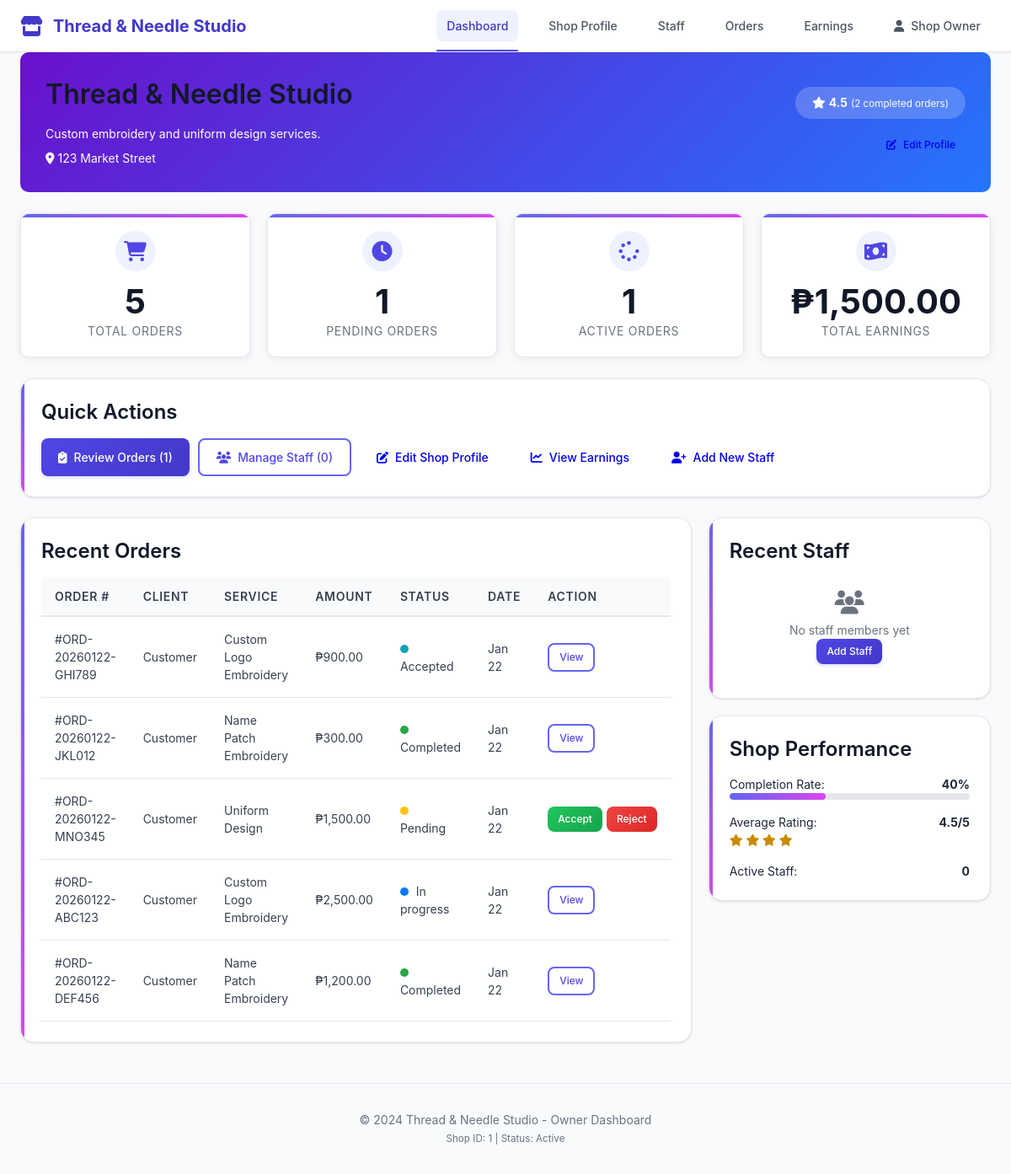
Page /owner/dashboard.php (signed in) on the committed database.
### tables this page shows
CREATE TABLE `shops` (
  `id` int(11) NOT NULL,
  `owner_id` int(11) NOT NULL,
  `shop_name` varchar(200) NOT NULL,
  `shop_description` text DEFAULT NULL,
  `address` text DEFAULT NULL,
  `phone` varchar(20) DEFAULT NULL,
  `email` varchar(100) DEFAULT NULL,
  `business_permit` varchar(100) DEFAULT NULL,
  `permit_file` varchar(255) DEFAULT NULL,
  `logo` varchar(255) DEFAULT NULL,
  `status` enum('pending','active','suspended') DEFAULT 'pending',
  `rating` decimal(3,2) DEFAULT 0.00,
  `total_orders` int(11) DEFAULT 0,
  `total_earnings` decimal(12,2) DEFAULT 0.00,
  `created_at` timestamp NOT NULL DEFAULT current_timestamp(),
  `updated_at` timestamp NOT NULL DEFAULT current_timestamp() ON UPDATE current_timestamp()
);

CREATE TABLE `orders` (
  `id` int(11) NOT NULL,
  `order_number` varchar(50) NOT NULL,
  `client_id` int(11) NOT NULL,
  `shop_id` int(11) NOT NULL,
  `service_type` varchar(100) NOT NULL,
  `design_description` text DEFAULT NULL,
  `quantity` int(11) DEFAULT 1,
  `price` decimal(10,2) DEFAULT NULL,
  `client_notes` text DEFAULT NULL,
  `status` enum('pending','accepted','in_progress','completed','cancelled') DEFAULT 'pending',
  `assigned_to` int(11) DEFAULT NULL,
  `progress` int(11) DEFAULT 0,
  `scheduled_date` date DEFAULT NULL,
  `shop_notes` text DEFAULT NULL,
  `design_file` varchar(255) DEFAULT NULL,
  `design_approved` tinyint(1) DEFAULT 0,
  `rating` tinyint(1) DEFAULT NULL,
  `payment_status` enum('unpaid','pending','paid','rejected') DEFAULT 'unpaid',
  `payment_verified_at` datetime DEFAULT NULL,
  `rating_title` varchar(150) DEFAULT NULL,
  `rating_comment` text DEFAULT NULL,
  `rating_submitted_at` datetime DEFAULT NULL,
  `revision_count` int(11) DEFAULT 0,
  `revision_notes` text DEFAULT NULL,
  `revision_requested_at` datetime DEFAULT NULL,
  `cancellation_reason` text DEFAULT NULL,
  `cancelled_at` datetime DEFAULT NULL,
  `completed_at` datetime DEFAULT NULL,
  `created_at` timestamp NOT NULL DEFAULT current_timestamp(),
  `updated_at` timestamp NOT NULL DEFAULT current_timestamp() ON UPDATE current_timestamp()
);

CREATE TABLE `users` (
  `id` int(11) NOT NULL,
  `fullname` varchar(100) DEFAULT NULL,
  `email` varchar(100) DEFAULT NULL,
  `password` varchar(255) DEFAULT NULL,
  `role` enum('sys_admin','owner','employee','client') DEFAULT 'client',
  `status` enum('active','inactive') DEFAULT 'active',
  `created_at` timestamp NOT NULL DEFAULT current_timestamp(),
  `email_verified` tinyint(1) DEFAULT 0,
  `phone` varchar(20) DEFAULT NULL,
  `phone_verified` tinyint(1) DEFAULT 0,
  `last_login` datetime DEFAULT NULL
);

### owner/dashboard.php (the view, shortened to what this page needs)
<?php
require_once '../config/db.php';
$owner_id = $_SESSION['user']['id'];
$shop_stmt = $pdo->prepare("SELECT * FROM shops WHERE owner_id = ?");
$shop_stmt->execute([$owner_id]);
$shop = $shop_stmt->fetch();
$shop_id = $shop['id'];
$stats_stmt = $pdo->prepare("
    SELECT
        (SELECT COUNT(*) FROM orders WHERE shop_id = ?) as total_orders,
        (SELECT COUNT(*) FROM orders WHERE shop_id = ? AND status = 'pending') as pending_orders,
        (SELECT COUNT(*) FROM orders WHERE shop_id = ? AND status = 'in_progress') as active_orders,
        (SELECT COUNT(*) FROM orders WHERE shop_id = ? AND status = 'completed') as completed_orders,
        (SELECT SUM(price) FROM orders WHERE shop_id = ? AND status = 'completed') as total_earnings,
        (SELECT COUNT(*) FROM shop_employees WHERE shop_id = ? AND status = 'active') as total_staff,
        (SELECT AVG(rating) FROM orders WHERE shop_id = ? AND rating IS NOT NULL) as avg_rating
");
$stats_stmt->execute([$shop_id, $shop_id, $shop_id, $shop_id, $shop_id, $shop_id, $shop_id]);
$stats = $stats_stmt->fetch();
$orders_stmt = $pdo->prepare("
    SELECT o.*, u.fullname as client_name
    FROM orders o
    JOIN users u ON o.client_id = u.id
    WHERE o.shop_id = ?
    ORDER BY o.created_at DESC
    LIMIT 5
");
$orders_stmt->execute([$shop_id]);
$recent_orders = $orders_stmt->fetchAll();
$employees_stmt = $pdo->prepare("
    SELECT se.*, u.fullname, u.email
    FROM shop_employees se
    JOIN users u ON se.user_id = u.id
    WHERE se.shop_id = ?
    ORDER BY se.created_at DESC
    LIMIT 3
");
$employees_stmt->execute([$shop_id]);
$recent_employees = $employees_stmt->fetchAll();
?>
<!DOCTYPE html>
<html lang="en">
<head>
    <link rel="stylesheet" href="../assets/css/style.css">
    <link rel="stylesheet" href="https://cdnjs.cloudflare.com/ajax/libs/font-awesome/6.4.0/css/all.min.css">
</head>
<body>
    <nav class="navbar">
        <div class="container d-flex justify-between align-center">
            <a href="dashboard.php" class="navbar-brand">
                <i class="fas fa-store"></i> <?php echo htmlspecialchars($shop['shop_name']); ?>
            </a>
            <ul class="navbar-nav">
                <li><a href="dashboard.php" class="nav-link active">Dashboard</a></li>
                <li><a href="shop_profile.php" class="nav-link">Shop Profile</a></li>
                <li><a href="manage_staff.php" class="nav-link">Staff</a></li>
                <li><a href="shop_orders.php" class="nav-link">Orders</a></li>
                <li><a href="earnings.php" class="nav-link">Earnings</a></li>
                <li class="dropdown">
                    <a href="#" class="nav-link dropdown-toggle">
                        <i class="fas fa-user"></i> <?php echo htmlspecialchars($_SESSION['user']['fullname']); ?>
                    </a>
                </li>
            </ul>
        </div>
    </nav>
    <div class="container">
        <div class="shop-header">
            <div class="d-flex justify-between align-center">
                <div>
                    <h2><?php echo htmlspecialchars($shop['shop_name']); ?></h2>
                    <p class="mb-0"><?php echo htmlspecialchars($shop['shop_description']); ?></p>
                    <div class="mt-2">
                        <i class="fas fa-map-marker-alt"></i> <?php echo htmlspecialchars($shop['address']); ?>
                    </div>
                </div>
                <div class="text-right">
                    <div class="shop-rating mb-3">
                        <i class="fas fa-star"></i>
                        <strong><?php echo number_format($stats['avg_rating'] ?? 0, 1); ?></strong>
                        <small>(<?php echo $stats['completed_orders']; ?> completed orders)</small>
                    </div>
                    <div>
                        <a href="shop_profile.php" class="btn btn-light btn-sm">
                            <i class="fas fa-edit"></i> Edit Profile
                        </a>
                    </div>
                </div>
            </div>
        </div>
        <div class="stats-grid">
            <div class="stat-card">
                <div class="stat-icon text-primary">
                    <i class="fas fa-shopping-cart"></i>
                </div>
                <div class="stat-number"><?php echo $stats['total_orders']; ?></div>
                <div class="stat-label">Total Orders</div>
            </div>
            <div class="stat-card">
                <div class="stat-icon text-warning">
                    <i class="fas fa-clock"></i>
                </div>
                <div class="stat-number"><?php echo $stats['pending_orders']; ?></div>
                <div class="stat-label">Pending Orders</div>
            </div>
            <div class="stat-card">
                <div class="stat-icon text-info">
                    <i class="fas fa-spinner"></i>
                </div>
                <div class="stat-number"><?php echo $stats['active_orders']; ?></div>
                <div class="stat-label">Active Orders</div>
            </div>
            <div class="stat-card">
                <div class="stat-icon text-success">
                    <i class="fas fa-money-bill-wave"></i>
                </div>
                <div class="stat-number">₱<?php echo number_format($stats['total_earnings'], 2); ?></div>
                <div class="stat-label">Total Earnings</div>
            </div>
        </div>
        <div class="card mb-4">
            <h3>Quick Actions</h3>
            <div class="d-flex flex-wrap" style="gap: 10px;">
                <a href="shop_orders.php?filter=pending" class="btn btn-primary">
                    <i class="fas fa-clipboard-check"></i> Review Orders (<?php echo $stats['pending_orders']; ?>)
                </a>
                <a href="manage_staff.php" class="btn btn-outline-primary">
                    <i class="fas fa-users"></i> Manage Staff (<?php echo $stats['total_staff']; ?>)
                </a>
                <a href="shop_profile.php" class="btn btn-outline-success">
                    <i class="fas fa-edit"></i> Edit Shop Profile
                </a>
                <a href="earnings.php" class="btn btn-outline-warning">
                    <i class="fas fa-chart-line"></i> View Earnings
                </a>
                <a href="manage_staff.php?add=1" class="btn btn-outline-info">
                    <i class="fas fa-user-plus"></i> Add New Staff
                </a>
            </div>
        </div>
        <div class="row" style="display: flex; gap: 20px;">
            <div style="flex: 2;">
                <div class="card">
                    <h3>Recent Orders</h3>
                    <?php if(!empty($recent_orders)): ?>
                        <table class="table">
                            <thead>
                                <tr>
                                    <th>Order #</th>
                                    <th>Client</th>
                                    <th>Service</th>
                                    <th>Amount</th>
                                    <th>Status</th>
                                    <th>Date</th>
                                    <th>Action</th>
                                </tr>
                            </thead>
                            <tbody>
                                <?php foreach($recent_orders as $order): ?>
                                <tr>
                                    <td>#<?php echo htmlspecialchars($order['order_number']); ?></td>
                                    <td><?php echo htmlspecialchars($order['client_name']); ?></td>
                                    <td><?php echo htmlspecialchars($order['service_type']); ?></td>
                                    <td>₱<?php echo number_format($order['price'], 2); ?></td>
                                    <td>
                                        <span class="order-status <?php echo htmlspecialchars($order['status']); ?>"></span>
                                        <?php echo ucfirst(str_replace('_', ' ', $order['status'])); ?>
                                    </td>
                                    <td><?php echo date('M d', strtotime($order['created_at'])); ?></td>
                                    <td>
                                        <?php if($order['status'] == 'pending'): ?>
                                            <div class="d-flex" style="gap: 5px;">
                                                <a href="accept_order.php?id=<?php echo $order['id']; ?>"
                                                   class="btn btn-sm btn-success">Accept</a>
                                                <a href="reject_order.php?id=<?php echo $order['id']; ?>"
                                                   class="btn btn-sm btn-danger">Reject</a>
                                            </div>
                                        <?php else: ?>
                                            <a href="view_order.php?id=<?php echo $order['id']; ?>"
                                               class="btn btn-sm btn-outline-primary">View</a>
                                        <?php endif; ?>
                                    </td>
                                </tr>
                                <?php endforeach; ?>
                            </tbody>
                        </table>
                    <?php endif; ?>
                </div>
            </div>
            <div style="flex: 1; display: flex; flex-direction: column; gap: 20px;">
                <div class="card">
                    <h3>Recent Staff</h3>
                    <?php if(!empty($recent_employees)): ?>
                        <?php foreach($recent_employees as $employee): ?>
                            <div class="d-flex justify-between align-center mb-3" style="border-bottom: 1px solid #eee; padding-bottom: 10px;">
                                <div>
                                    <strong><?php echo htmlspecialchars($employee['fullname']); ?></strong>
                                    <br>
                                    <small class="text-muted"><?php echo htmlspecialchars($employee['email']); ?></small>
                                </div>
                                <div>
                                    <a href="manage_staff.php" class="btn btn-sm btn-outline-primary">View</a>
                                </div>
                            </div>
                        <?php endforeach; ?>
                    <?php else: ?>
                        <div class="text-center p-3">
                            <i class="fas fa-users fa-2x text-muted mb-2"></i>
                            <p class="text-muted">No staff members yet</p>
                            <a href="manage_staff.php?add=1" class="btn btn-sm btn-primary">Add Staff</a>
                        </div>
                    <?php endif; ?>
                </div>
                <div class="card">
                    <h3>Shop Performance</h3>
                    <div class="mb-3">
                        <div class="d-flex justify-between">
                            <span>Completion Rate:</span>
                            <strong>
                                <?php
                                $completion_rate = $stats['total_orders'] > 0
                                    ? ($stats['completed_orders'] / $stats['total_orders'] * 100)
                                    : 0;
                                echo round($completion_rate, 1);
                                ?>%
                            </strong>
                        </div>
                        <div class="progress" style="height: 8px;">
                            <div class="progress-bar bg-success" style="width: <?php echo $completion_rate; ?>%"></div>
                        </div>
                    </div>
                    <div class="mb-3">
                        <div class="d-flex justify-between">
                            <span>Average Rating:</span>
                            <strong><?php echo number_format($stats['avg_rating'] ?? 0, 1); ?>/5</strong>
                        </div>
                        <div class="text-warning">
                            <?php for($i = 1; $i <= 5; $i++): ?>
                                <i class="fas fa-star<?php echo $i <= ($stats['avg_rating'] ?? 0) ? '' : '-o'; ?>"></i>
                            <?php endfor; ?>
                        </div>
                    </div>
                    <div>
                        <div class="d-flex justify-between">
                            <span>Active Staff:</span>
                            <strong><?php echo $stats['total_staff']; ?></strong>
                        </div>
                    </div>
                </div>
            </div>
        </div>
    </div>
    <footer class="footer">
        <div class="container">
            <p>&copy; 2024 <?php echo htmlspecialchars($shop['shop_name']); ?> - Owner Dashboard</p>
            <small class="text-muted">Shop ID: <?php echo $shop['id']; ?> | Status: <?php echo ucfirst($shop['status']); ?></small>
        </div>
    </footer>
</body>
</html>

### owner/dashboard.php (style rules this page uses)
.shop-header { background: linear-gradient(135deg, #6a11cb 0%, #2575fc 100%); color: white; padding: 30px; border-radius: 10px; margin-bottom: 25px; }
.shop-rating { background: rgba(255,255,255,0.2); padding: 8px 20px; border-radius: 25px; display: inline-block; }
.stats-grid { display: grid; grid-template-columns: repeat(auto-fit, minmax(220px, 1fr)); gap: 20px; margin: 25px 0; }
.stat-card { background: white; padding: 20px; border-radius: 10px; box-shadow: 0 2px 10px rgba(0,0,0,0.08); text-align: center; transition: transform 0.3s; }
.order-status { display: inline-block; width: 10px; height: 10px; border-radius: 50%; margin-right: 5px; }
.pending { background: #ffc107; }
.accepted { background: #17a2b8; }
.in_progress { background: #007bff; }
.completed { background: #28a745; }

### rows in the picture
shops: shop_name "Thread & Needle Studio", shop_description "Custom embroidery and uniform design services.", address "123 Market Street", id "1", status "Active"
orders: order_number "ORD-20260122-GHI789", client.fullname "Customer", service_type "Custom Logo Embroidery", price "900.00", status "Accepted", created_at "Jan 22"
orders: order_number "ORD-20260122-JKL012", client.fullname "Customer", service_type "Name Patch Embroidery", price "300.00", status "Completed", created_at "Jan 22"
orders: order_number "ORD-20260122-MNO345", client.fullname "Customer", service_type "Uniform Design", price "1,500.00", status "Pending", created_at "Jan 22"
orders: order_number "ORD-20260122-ABC123", client.fullname "Customer", service_type "Custom Logo Embroidery", price "2,500.00", status "In progress", created_at "Jan 22"
orders: order_number "ORD-20260122-DEF456", client.fullname "Customer", service_type "Name Patch Embroidery", price "1,200.00", status "Completed", created_at "Jan 22"

### other values in the picture
$_SESSION['user']['fullname'] "Shop Owner"
$stats['avg_rating'] "4.5"
$stats['completed_orders'] "2"
$stats['total_orders'] "5"
$stats['pending_orders'] "1"
$stats['active_orders'] "1"
$stats['total_earnings'] "1,500.00"
$stats['total_staff'] "0"
$completion_rate "40"
